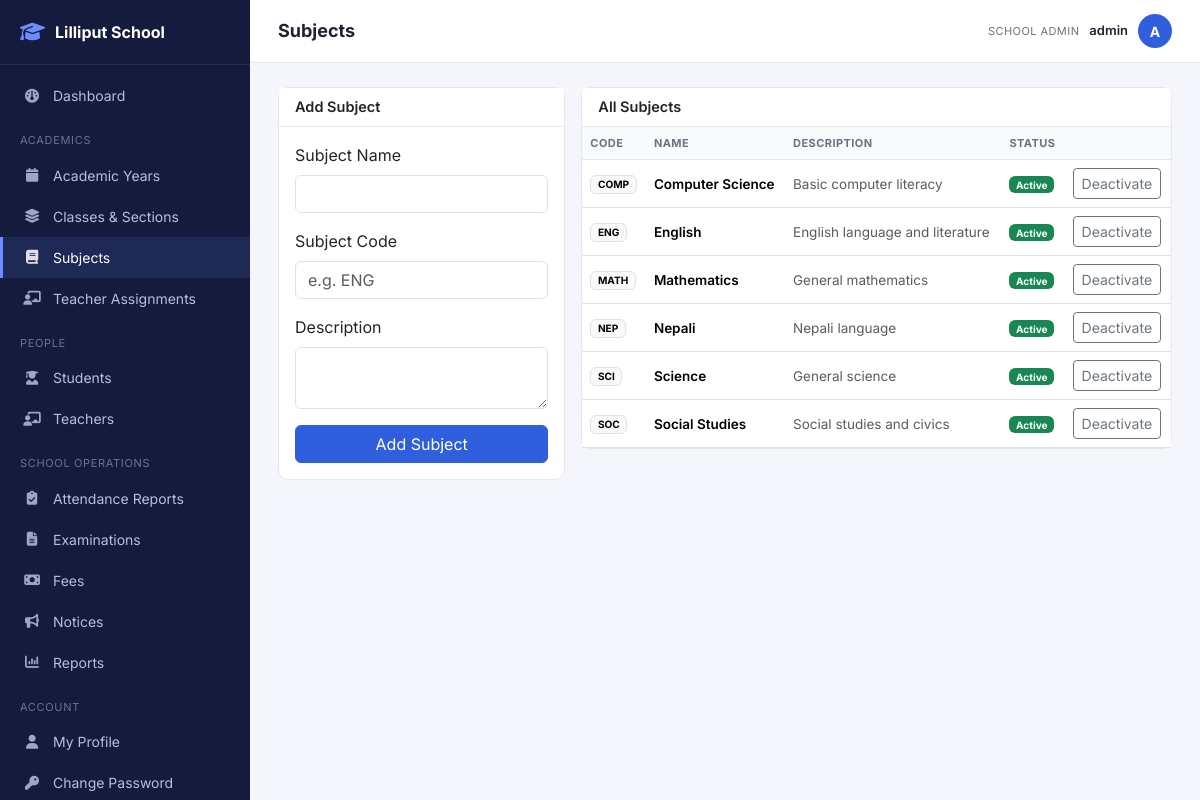
The page /admin/subjects.php (signed in) on the database its author committed.
### tables this page shows
CREATE TABLE subjects (
    id INT AUTO_INCREMENT PRIMARY KEY,
    name VARCHAR(80) NOT NULL,
    code VARCHAR(20) NOT NULL UNIQUE,
    description VARCHAR(255) NULL,
    status ENUM('active','inactive') NOT NULL DEFAULT 'active'
);

### admin/subjects.php (the view, shortened to what this page needs)
<?php
$db = Database::connection();
$subjects = $db->query('SELECT * FROM subjects ORDER BY name')->fetchAll();
include __DIR__ . '/../includes/layout_start.php';
?>
<div class="row g-3">
    <div class="col-lg-4">
        <div class="card">
            <div class="card-header">Add Subject</div>
            <div class="card-body">
                <form method="post">
                    <div class="mb-3"><label class="form-label">Subject Name</label><input class="form-control" name="name" required></div>
                    <div class="mb-3"><label class="form-label">Subject Code</label><input class="form-control" name="code" required maxlength="20" placeholder="e.g. ENG"></div>
                    <div class="mb-3"><label class="form-label">Description</label><textarea class="form-control" name="description" rows="2"></textarea></div>
                    <button class="btn btn-primary w-100">Add Subject</button>
                </form>
            </div>
        </div>
    </div>
    <div class="col-lg-8">
        <div class="card">
            <div class="card-header">All Subjects</div>
            <div class="table-responsive">
                <table class="table mb-0">
                    <thead><tr><th>Code</th><th>Name</th><th>Description</th><th>Status</th><th></th></tr></thead>
                    <tbody>
                    <?php foreach ($subjects as $s): ?>
                        <tr>
                            <td><span class="badge text-bg-light border"><?= e($s['code']) ?></span></td>
                            <td class="fw-semibold"><?= e($s['name']) ?></td>
                            <td class="text-muted"><?= e($s['description'] ?? '-') ?></td>
                            <td><?= status_badge($s['status']) ?></td>
                            <td>
                                <form method="post" class="d-inline">
                                    <button class="btn btn-sm btn-outline-secondary"><?= $s['status'] === 'active' ? 'Deactivate' : 'Activate' ?></button>
                                </form>
                            </td>
                        </tr>
                    <?php endforeach; ?>
                    </tbody>
                </table>
            </div>
        </div>
    </div>
</div>
<?php include __DIR__ . '/../includes/layout_end.php'; ?>

### core/helpers.php (shortened to what this page needs)
<?php
function e(?string $value): string
{
    return htmlspecialchars((string)($value ?? ''), ENT_QUOTES, 'UTF-8');
}
function status_badge(string $status): string
{
    $map = [
        'active' => 'success', 'present' => 'success', 'paid' => 'success', 'pass' => 'success',
        'inactive' => 'secondary', 'left' => 'secondary',
        'absent' => 'danger', 'unpaid' => 'danger', 'fail' => 'danger',
        'late' => 'warning', 'partial' => 'warning', 'pending' => 'warning',
        'transferred' => 'info', 'graduated' => 'primary',
        'submitted' => 'info', 'checked' => 'primary',
        'approved' => 'success', 'rejected' => 'danger',
        'upcoming' => 'info', 'ongoing' => 'warning', 'completed' => 'secondary', 'result_published' => 'success',
    ];
    $color = $map[$status] ?? 'secondary';
    return '<span class="badge text-bg-' . $color . '">' . e(ucfirst($status)) . '</span>';
}

### assets/css/style.css (style rules this page uses)
:root { --sidebar-width: 250px; --brand-color: #2f5fdc; --brand-color-dark: #1e3fa0; --bg-soft: #f4f6fb; --text-muted: #6b7280; --border-color: #e5e7eb; --radius: 10px; }
* { box-sizing: border-box; }
body { font-family: 'Inter', -apple-system, BlinkMacSystemFont, sans-serif; background: var(--bg-soft); color: #1f2430; margin: 0; }
.card { border: 1px solid var(--border-color); border-radius: var(--radius); }
.card-header { background: #fff; border-bottom: 1px solid var(--border-color); font-weight: 600; font-size: 14.5px; }
.table { font-size: 13.5px; }
.table thead th { background: #f9fafc; text-transform: uppercase; font-size: 11px; letter-spacing: .04em; color: var(--text-muted); font-weight: 700; border-bottom: 1px solid var(--border-color); }
.table td { vertical-align: middle; }
.btn-primary { background: var(--brand-color); border-color: var(--brand-color); }

### rows shown on the page
subjects: code "COMP", name "Computer Science", description "Basic computer literacy", status "Active", shows "Deactivate"
subjects: code "ENG", name "English", description "English language and literature", status "Active", shows "Deactivate"
subjects: code "MATH", name "Mathematics", description "General mathematics", status "Active", shows "Deactivate"
subjects: code "NEP", name "Nepali", description "Nepali language", status "Active", shows "Deactivate"
subjects: code "SCI", name "Science", description "General science", status "Active", shows "Deactivate"
subjects: code "SOC", name "Social Studies", description "Social studies and civics", status "Active", shows "Deactivate"

### other values the page prints
$label "Dashboard Academic Years Classes & Sections Subjects Teacher Assignments Students Teachers Attendance Reports Examinations Fees Notices Reports My Profile Change Password"
$pageTitle "Subjects"
role_label(Auth::role()) "SCHOOL ADMIN"
Auth::username() "admin"
substr(Auth::username(), 0, 1) "A"
